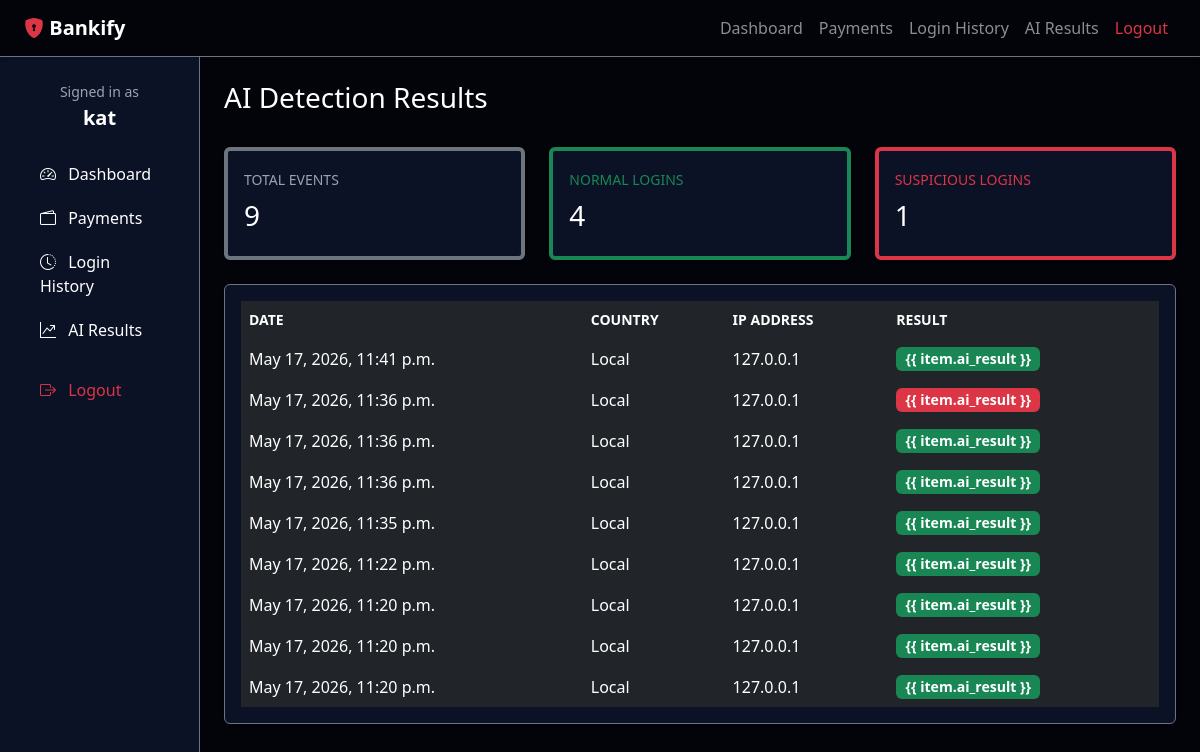
The app's page /ai-results/ (signed in) with its own data.
### accounts/models.py (models this page shows, shortened)
class LoginHistory(models.Model):
    EVENT_TYPES = [
        ('SUCCESS', 'Successful login'),
        ('AI_BLOCKED', 'AI blocked login'),
        ('FAILED', 'Failed login'),
        ('TEMP_BLOCKED', 'Temporary blocked login'),
    ]
    user = models.ForeignKey(User, on_delete=models.CASCADE)
    ip_address = models.CharField(max_length=45)
    country = models.CharField(max_length=100, default='Unknown')
    login_time = models.DateTimeField()
    failed_attempts = models.PositiveIntegerField(default=0)
    event_type = models.CharField(
        max_length=20,
        choices=EVENT_TYPES,
        default='SUCCESS',
    )
    blocked_until = models.DateTimeField(null=True, blank=True)
    ai_result = models.CharField(
        max_length=20,
        choices=[
            ('Normal Login', 'Normal Login'),
            ('Suspicious Login', 'Suspicious Login'),
        ],
        default='Normal Login',
    )
    class Meta:
        ordering = ['-login_time']

### accounts/views.py (the view)
# urls.py: path('ai-results/', ai_results_view, name='ai_results'),
@login_required
def ai_results_view(request):
    histories = LoginHistory.objects.filter(user=request.user)
    total = histories.count()
    suspicious = histories.filter(event_type__in=['AI_BLOCKED', 'TEMP_BLOCKED']).count()
    normal = histories.filter(event_type='SUCCESS').count()
    return render(
        request,
        'accounts/ai_results.html',
        {
            'histories': histories,
            'total': total,
            'suspicious': suspicious,
            'normal': normal,
        },
    )

### accounts/templates/accounts/ai_results.html
{% extends 'accounts/base.html' %}
{% block content %}
<div class="d-flex justify-content-between align-items-center mb-4">
    <div>
        <h1 class="h3 text-white">AI Detection Results</h1>
    </div>
</div>
<div class="row gy-4">
    <div class="col-md-4">
        <div class="card bg-secondary bg-opacity-10 border-secondary border-start border-4 shadow-sm">
            <div class="card-body">
                <small class="text-uppercase text-secondary">Total Events</small>
                <h3 class="mt-2 text-white">{{ total }}</h3>
            </div>
        </div>
    </div>
    <div class="col-md-4">
        <div class="card bg-success bg-opacity-10 border-success border-start border-4 shadow-sm">
            <div class="card-body">
                <small class="text-uppercase text-success">Normal Logins</small>
                <h3 class="mt-2 text-white">{{ normal }}</h3>
            </div>
        </div>
    </div>
    <div class="col-md-4">
        <div class="card bg-danger bg-opacity-10 border-danger border-start border-4 shadow-sm">
            <div class="card-body">
                <small class="text-uppercase text-danger">Suspicious Logins</small>
                <h3 class="mt-2 text-white">{{ suspicious }}</h3>
            </div>
        </div>
    </div>
</div>
<div class="card bg-dark border-secondary shadow-sm mt-4">
    <div class="card-body">
        <div class="table-responsive">
            <table class="table table-dark table-borderless align-middle mb-0">
                <thead>
                    <tr class="text-secondary small text-uppercase">
                        <th>Date</th>
                        <th>Country</th>
                        <th>IP Address</th>
                        <th>Result</th>
                    </tr>
                </thead>
                <tbody>
                    {% if histories %}
                    {% for item in histories %}
                    <tr>
                        <td>{{ item.login_time }}</td>
                        <td>{{ item.country }}</td>
                        <td>{{ item.ip_address }}</td>
                        <td>
                            <span
                                class="badge {% if item.ai_result == 'Suspicious Login' %}bg-danger{% else %}bg-success{% endif %}">{{
                                item.ai_result }}</span>
                        </td>
                    </tr>
                    {% endfor %}
                    {% else %}
                    <tr>
                        <td colspan="4" class="text-secondary">No AI detection results available.</td>
                    </tr>
                    {% endif %}
                </tbody>
            </table>
        </div>
    </div>
</div>
{% endblock %}

### accounts/templates/accounts/base.html (shortened to what this page needs)
{% load static %}
<!DOCTYPE html>
<html lang="en">
<head>
    <link rel="stylesheet" href="https://cdn.jsdelivr.net/npm/bootstrap@5.3.2/dist/css/bootstrap.min.css">
    <link rel="stylesheet" href="https://cdn.jsdelivr.net/npm/bootstrap-icons@1.10.5/font/bootstrap-icons.css">
    <link rel="stylesheet" href="{% static 'accounts/css/style.css' %}">
</head>
<body class="bg-black text-white">
    <nav class="navbar navbar-expand-lg navbar-dark bg-black shadow-sm border-bottom border-secondary">
        <div class="container-fluid px-4">
            <a class="navbar-brand fw-semibold" href="{% url 'home' %}">
                <i class="bi bi-shield-lock-fill text-danger"></i> Bankify
            </a>
            <div class="collapse navbar-collapse" id="topNavbar">
                <ul class="navbar-nav ms-auto mb-2 mb-lg-0">
                    {% if user.is_authenticated %}
                    <li class="nav-item"><a class="nav-link" href="{% url 'dashboard' %}">Dashboard</a></li>
                    <li class="nav-item"><a class="nav-link" href="{% url 'payments' %}">Payments</a></li>
                    <li class="nav-item"><a class="nav-link" href="{% url 'login_history' %}">Login History</a></li>
                    <li class="nav-item"><a class="nav-link" href="{% url 'ai_results' %}">AI Results</a></li>
                    <li class="nav-item"><a class="nav-link text-danger" href="{% url 'logout' %}">Logout</a></li>
                    {% else %}
                    <li class="nav-item"><a class="nav-link" href="{% url 'login' %}">Login</a></li>
                    <li class="nav-item"><a class="nav-link" href="{% url 'register' %}">Register</a></li>
                    {% endif %}
                </ul>
            </div>
        </div>
    </nav>
    <div class="container-fluid px-0">
        <div class="row g-0">
            {% if user.is_authenticated %}
            <aside class="col-lg-3 col-xl-2 bg-dark sidebar p-4 border-end border-secondary d-none d-lg-block">
                <div class="mb-4 text-center">
                    <p class="mb-1 text-secondary small">Signed in as</p>
                    <h5 class="fw-bold text-white">{{ request.user.username }}</h5>
                </div>
                <nav class="nav flex-column">
                    <a class="nav-link text-white py-2 mb-1 rounded-3" href="{% url 'dashboard' %}">
                        <i class="bi bi-speedometer2 me-2"></i> Dashboard
                    </a>
                    <a class="nav-link text-white py-2 mb-1 rounded-3" href="{% url 'payments' %}">
                        <i class="bi bi-wallet2 me-2"></i> Payments
                    </a>
                    <a class="nav-link text-white py-2 mb-1 rounded-3" href="{% url 'login_history' %}">
                        <i class="bi bi-clock-history me-2"></i> Login History
                    </a>
                    <a class="nav-link text-white py-2 mb-1 rounded-3" href="{% url 'ai_results' %}">
                        <i class="bi bi-graph-up-arrow me-2"></i> AI Results
                    </a>
                    <a class="nav-link text-danger py-2 mt-3 rounded-3" href="{% url 'logout' %}">
                        <i class="bi bi-box-arrow-right me-2"></i> Logout
                    </a>
                </nav>
            </aside>
            <main class="col-lg-9 col-xl-10 main-content p-4">
                {% else %}
                <main class="col-12 p-4">
                    {% endif %}
                    {% block content %}{% endblock %}
                </main>
        </div>
    </div>
</body>
</html>

### accounts/static/accounts/css/style.css (style rules this page uses)
body { background: #080b17; color: #dee2e6; min-height: 100vh; }
.navbar, .sidebar, .card, .auth-card { background: #0b1226 !important; }
.sidebar { min-height: calc(100vh - 56px); }
.sidebar .nav-link { color: #cbd5e1; }
.main-content { min-height: calc(100vh - 56px); }
.table-dark th, .table-dark td { border-color: #1f2a44; }
.badge { font-size: 0.88rem; }
.card { border: 1px solid rgba(255, 255, 255, 0.08); }
.text-secondary { color: #9ca3af !important; }
.bg-black { background-color: #02040a !important; }

### records on screen
LoginHistory: login_time "May 17, 2026, 11:41 p.m.", country "Local", ip_address "127.0.0.1"
LoginHistory: login_time "May 17, 2026, 11:36 p.m.", country "Local", ip_address "127.0.0.1"
LoginHistory: login_time "May 17, 2026, 11:36 p.m.", country "Local", ip_address "127.0.0.1"
LoginHistory: login_time "May 17, 2026, 11:36 p.m.", country "Local", ip_address "127.0.0.1"
LoginHistory: login_time "May 17, 2026, 11:35 p.m.", country "Local", ip_address "127.0.0.1"
LoginHistory: login_time "May 17, 2026, 11:22 p.m.", country "Local", ip_address "127.0.0.1"
LoginHistory: login_time "May 17, 2026, 11:20 p.m.", country "Local", ip_address "127.0.0.1"
LoginHistory: login_time "May 17, 2026, 11:20 p.m.", country "Local", ip_address "127.0.0.1"
LoginHistory: login_time "May 17, 2026, 11:20 p.m.", country "Local", ip_address "127.0.0.1"

### other values on screen
{{ request.user.username }} "kat"
{{ total }} "9"
{{ normal }} "4"
{{ suspicious }} "1"
